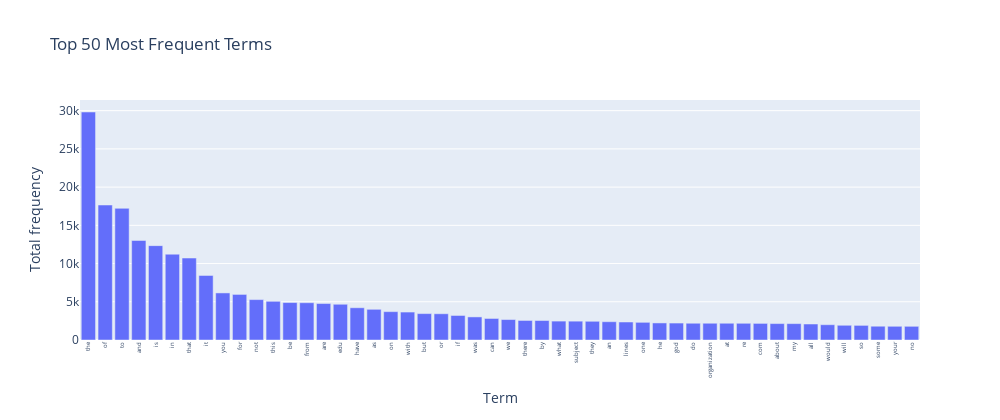

Source (notebook cell):
### Markdown cell above
### >>> **Exercise 14 (take home):** 
Additionally, you can attempt to sort the terms on the `x-axis` by frequency instead of in alphabetical order. This way the visualization is more meaninfgul and you will be able to observe the so called [long tail](https://en.wikipedia.org/wiki/Long_tail) (get familiar with this term since it will appear a lot in data mining and other statistics courses). see picture below

![alt txt](https://upload.wikimedia.org/wikipedia/commons/thumb/8/8a/Long_tail.svg/1000px-Long_tail.svg.png)

### Code cell
# Answer here
# Get sorted indices in descending order of frequency
top_idx = np.argsort(term_frequencies)[::-1][:300]

# Get top terms and their frequencies
top_terms = count_vect.get_feature_names_out()[top_idx]
top_freqs = term_frequencies[top_idx]

df_top_50 = pd.DataFrame({"Term": top_terms[:50], "Total frequency": top_freqs[:50]})

g = px.bar(
    df_top_50,
    x="Term",
    y="Total frequency",
    title="Top 50 Most Frequent Terms"
)
g.update_layout(xaxis_tickangle=-90, bargap=0.15, height=420, width=1000, xaxis_tickfont=dict(size=6))
#g.update_xaxes(tickmode='array', tickvals=list(range(0, 300, 10)), ticktext=count_vect.get_feature_names_out()[:300][::10])
g.show()

### Figure 1 — Plotly figure (JSON) as saved in the notebook; plotly's stock layout.template omitted (floating-point values rounded to 4 significant figures)
{"data": [{"hovertemplate": "Term=%{x}<br>Total frequency=%{y}<extra></extra>", "legendgroup": "", "marker": {"color": "#636efa", "pattern": {"shape": ""}}, "name": "", "orientation": "v", "showlegend": false, "textposition": "auto", "type": "bar", "x": ["the", "of", "to", "and", "is", "in", "that", "it", "you", "for", "not", "this", "be", "from", "are", "edu", "have", "as", "on", "with", "but", "or", "if", "was", "can", "we", "there", "by", "what", "subject", "they", "an", "lines", "one", "he", "god", "do", "organization", "at", "re", "com", "about", "my", "all", "would", "will", "so", "some", "your", "no"], "xaxis": "x", "y": [29825, 17660, 17222, 13017, 12343, 11226, 10723, 8447, 6157, 5962, 5285, 5063, 4898, 4877, 4769, 4675, 4218, 4015, 3709, 3655, 3453, 3432, 3208, 3020, 2818, 2674, 2556, 2548, 2472, 2464, 2448, 2393, 2353, 2312, 2232, 2216, 2193, 2192, 2191, 2186, 2172, 2148, 2143, 2093, 2000, 1925, 1912, 1802, 1793, 1791], "yaxis": "y"}], "layout": {"bargap": 0.15, "barmode": "relative", "height": 420, "legend": {"tracegroupgap": 0}, "title": {"text": "Top 50 Most Frequent Terms"}, "width": 1000, "xaxis": {"anchor": "y", "domain": [0, 1], "tickangle": -90, "tickfont": {"size": 6}, "title": {"text": "Term"}}, "yaxis": {"anchor": "x", "domain": [0, 1], "title": {"text": "Total frequency"}}}}
